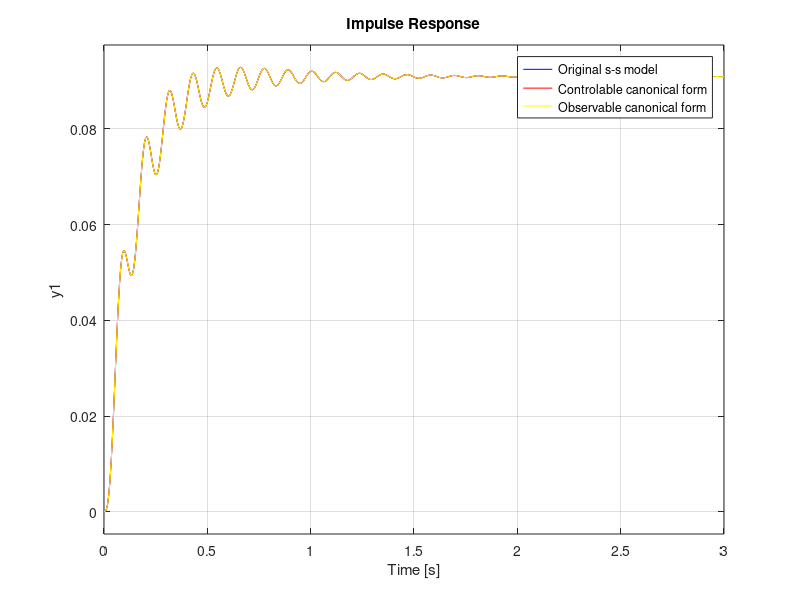
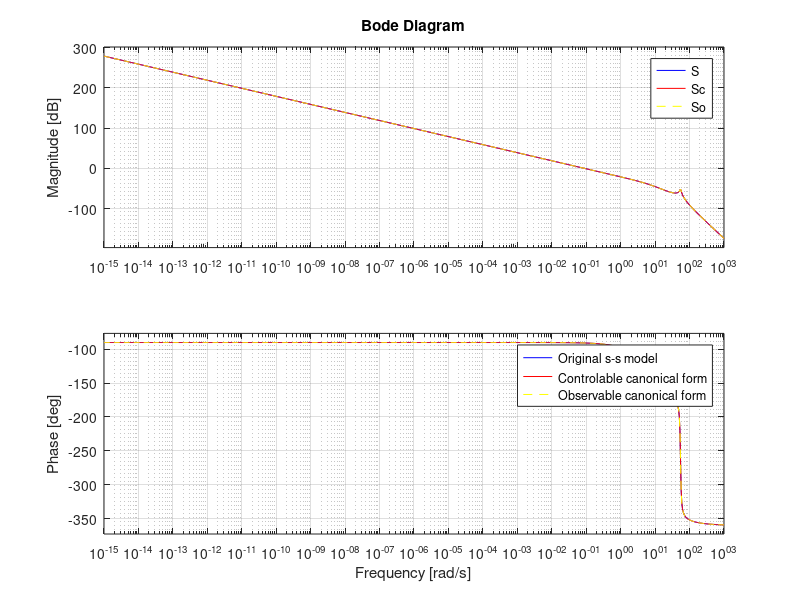

These charts were generated, in order, by the following MATLAB code: (Note: this script raises an error after producing the figures.)

%% Example 2
% Model parameters
Jm = 1; %Motor inertia
Jl=0.5; %Load inertia
Bm=10; %Motor damping
Bl=1; %Load damping
k=1000; %Stiffness

% State-space model, states x = [load pos, load vel, motor pos, motor vel]':
A = [0 1 0 0; -k/Jl -Bl/Jl k/Jl 0; 0 0 0 1; k/Jm 0 -k/Jm -Bm/Jm];
B = [0 0 0 1/Jm]';
C = [1 0 0 0];
D = [];
S = ss(A,B,C,D);

%% Controlability test
n=size(A,2) %n=4
I=eye(n);
e=eig(A); %Eigenvalues of A: e = [  -2.3160 +54.5940i
                            %       -2.3160 -54.5940i
                            %       -7.3680 + 0.0000i
                            %       -0.0000 + 0.0000i]
disp('Hautus controllability test');
for i=1:n
    rank([e(i)*I-A,B]) %=4
end

%% Observability test
disp('Hautus observability test');
n
for i=1:n
    rank([e(i)*I-A;C]) %=4
end
% System is fully controllable and fully observable

%% Compute transformation matrix
%Controllability matrix can be obtained with the MATLAB function ctrb() or
%can be also inputed as Cr=[B A*B A^2*B A^3*B] (for n=4)
Cr = ctrb(A,B);
%Inverse of Cr matrix (Cr^-1)
Cr_inv=inv(Cr);
%Get the last row of the Cr^-1 matrix in reverse order
c1=Cr_inv(end,:); 
% note: this can be done in different ways
%       c1=Cr_inv(end,:) returns the the full collumn (:) of the row n
%                       and then inverts the array order

%Build the inverse T matrix (T^-1)
T_inv = [c1; c1*A; c1*A^2; c1*A^3];
%Get the T matrix
T=inv(T_inv);

% note: we can now use the T matrix to transform our state-space model
% in the Controllable canonical form as Sc = ss(Ac,Bc,Cc,Dc). The matrices
% for the controllable canonical form are then given by
Ac = T^(-1)*A*T;
Bc = T^(-1)*B;
Cc = C*T;
Dc = D;
Sc = ss(Ac,Bc,Cc,Dc);

%% Example 3 - Observable canonical form
% from the duality principle, one can obtain the state-space system in
%observable canonical form So = ss(Ao,Bo,Co,Do) from the previously
%obtained controllable canonical form
Ao = Ac';
Bo = Cc';
Co = Bc';
Do = Dc;
So = ss(Ao,Bo,Co,Do);

% Compare impulse response, eigenvalues, bode response, pzmap to verify
% that all of these matrices represent the exact same system
%% Impulse response
figure
impulse(S,'b',Sc,'r',So,'y'); %Impulse response
legend('Original s-s model','Controlable canonical form','Observable canonical form')
grid on

%% Eigenvalues
e_A=eig(A)
e_Ac=eig(Ac)
e_Ao=eig(Ao) %Compare eigenvalues

%% Bode response
figure
bode(S,'b',Sc,'r',So,'--y');
legend('Original s-s model','Controlable canonical form','Observable canonical form')
grid on

%% Pole-zero map
figure
%pzmap(S,'k',Sc,'g',So,'r');
h1=pzplot(S,'b');
opz = getoptions(h1);
set(h1.allaxes.Children(1).Children, 'MarkerSize', 24,'LineWidth',8)
hold on
h2=pzplot(Sc,'r');
opz = getoptions(h2);
set(h2.allaxes.Children(1).Children, 'MarkerSize', 16,'LineWidth',4)
hold on
h2=pzplot(So,'y');
opz = getoptions(h2);
set(h2.allaxes.Children(1).Children, 'MarkerSize', 8,'LineWidth',2)
legend('Original s-s model','Controlable canonical form','Observable canonical form')
grid on
